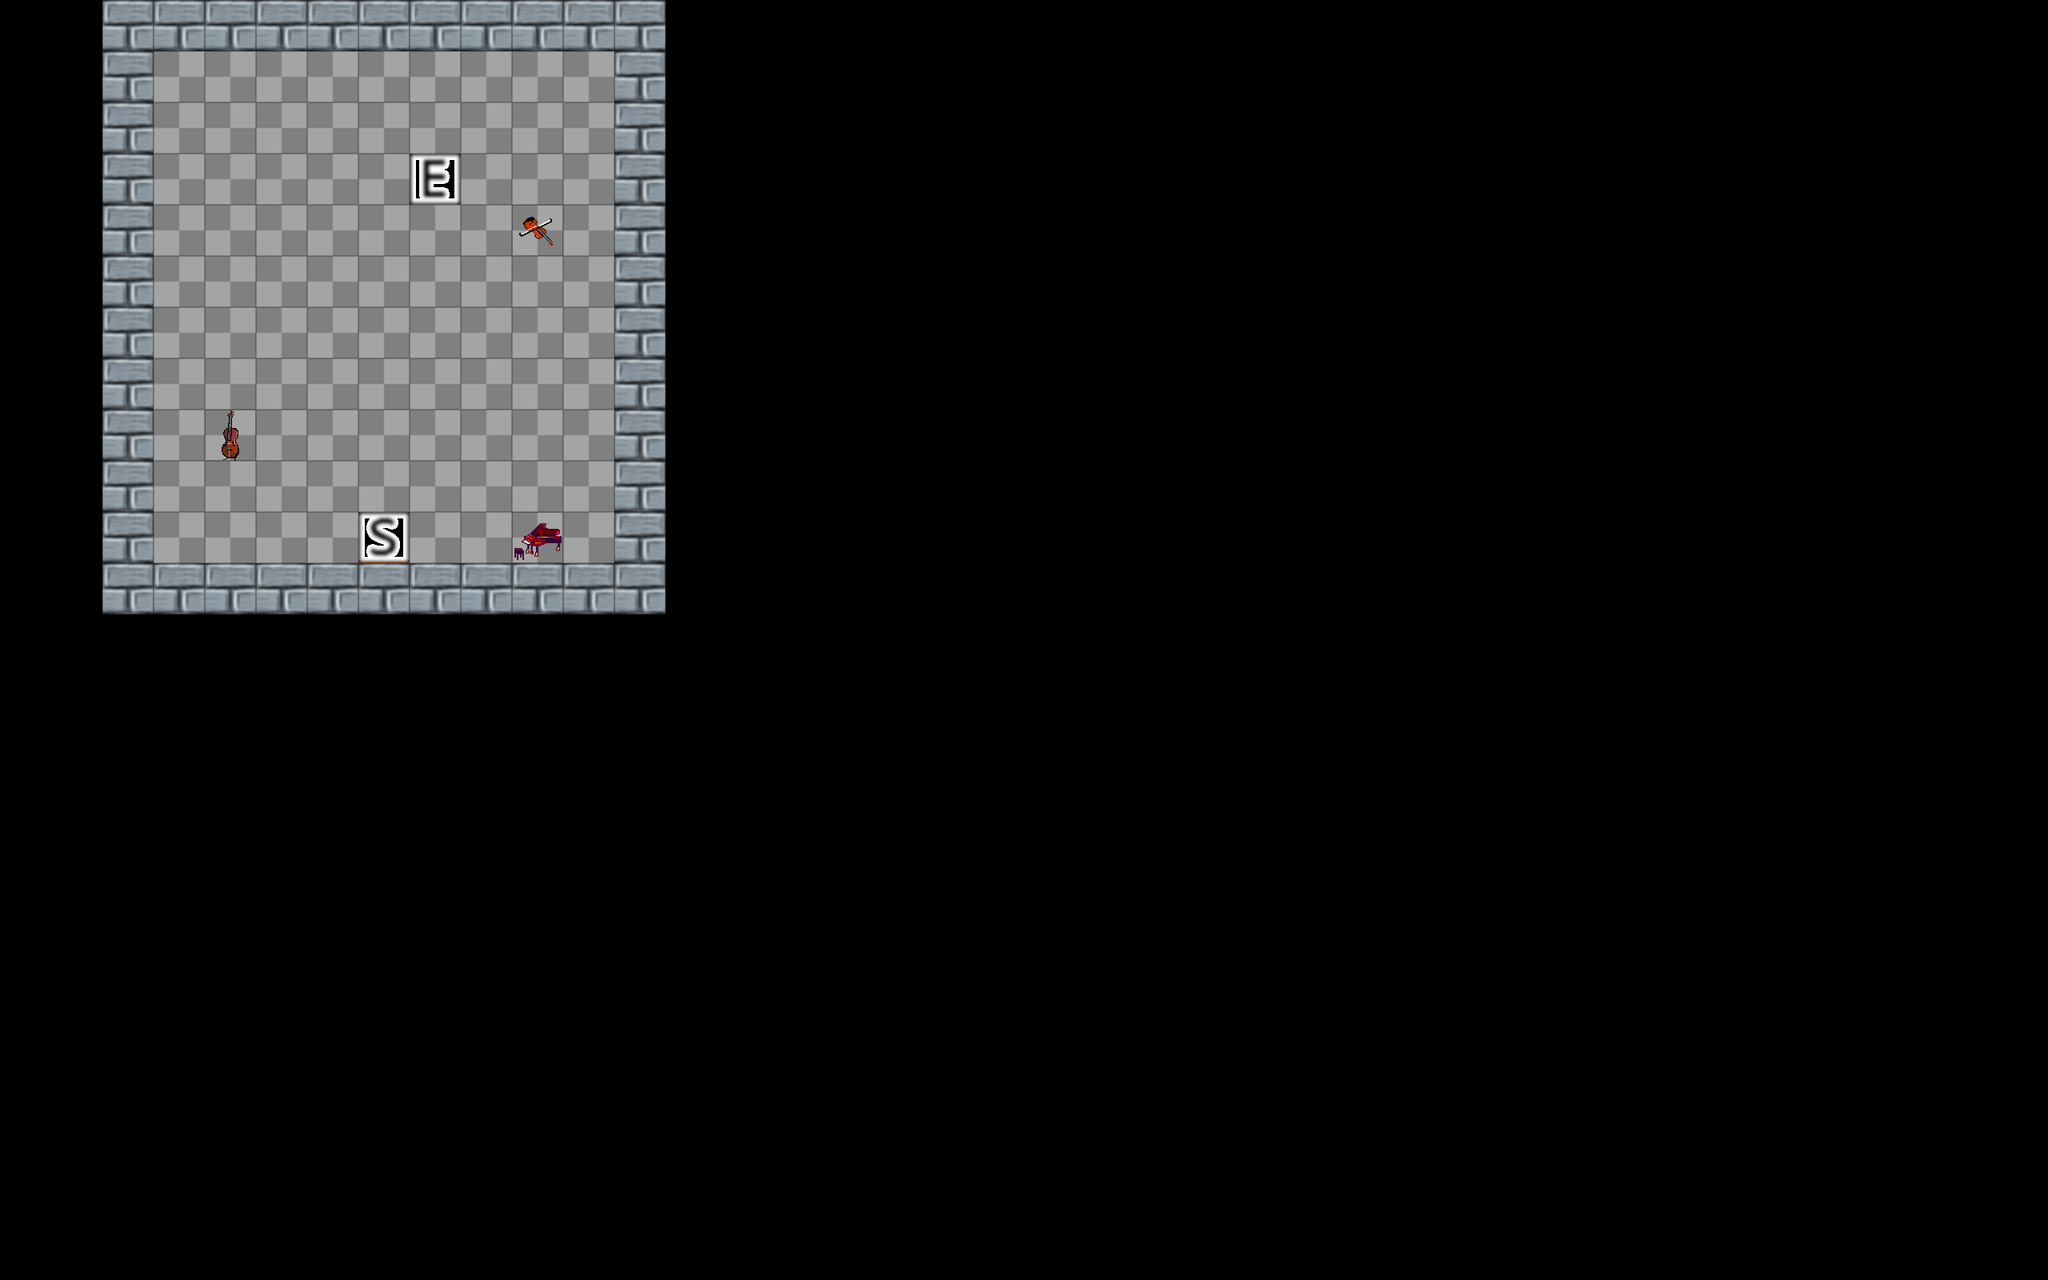

The image is a tile-based game level rendered from a .tmx file. Its description and source (layers, tilesets, objects; grid data summarised) follow:
An orthogonal 40x25 tile map with 64x64 px tiles, 2 tile layers (player, de), 3 tilesets.

<map version="1.0" orientation="orthogonal" width="40" height="25" tilewidth="64" tileheight="64">
 <tileset firstgid="1" name="test64" tilewidth="64" tileheight="64">
  <image source="../tilesets/test64.png" trans="ffffff" width="512" height="1024" />
  <terraintypes>
   <terrain name="wall" tile="90">
    <properties>
     <property name="wall" value="true" />
    </properties>
   </terrain>
  </terraintypes>
  <tile id="3" terrain="0,0,0,0">
   <properties>
    <property name="wall" value="true" />
   </properties>
  </tile>
  <tile id="72">
   <properties>
    <property name="player" value="ice-cave-entry" />
   </properties>
  </tile>
  <tile id="85">
   <properties>
    <property name="player" value="start" />
   </properties>
  </tile>
  <tile id="90" terrain="0,0,0,0">
   <properties>
    <property name="wall" value="true" />
   </properties>
  </tile>
 </tileset>
 <tileset firstgid="129" name="ice-cave" tilewidth="64" tileheight="64">
  <image source="../tilesets/ice-cave.png" width="1024" height="1024" />
  <tile id="9">
   <properties>
    <property name="wall" value="true" />
   </properties>
  </tile>
  <tile id="10">
   <properties>
    <property name="light" value="torch" />
   </properties>
  </tile>
  <tile id="11">
   <properties>
    <property name="wall" value="true" />
   </properties>
  </tile>
  <tile id="12">
   <properties>
    <property name="wall" value="true" />
   </properties>
  </tile>
  <tile id="13">
   <properties>
    <property name="beacon" value="off" />
    <property name="light" value="beacon" />
   </properties>
  </tile>
  <tile id="15">
   <properties>
    <property name="beacon" value="on" />
    <property name="light" value="beacon" />
   </properties>
  </tile>
  <tile id="22" terrain="0,0,0,0" />
  <tile id="40">
   <properties>
    <property name="player" value="from" />
   </properties>
  </tile>
  <tile id="67">
   <properties>
    <property name="wall" value="true" />
   </properties>
  </tile>
  <tile id="68">
   <properties>
    <property name="wall" value="true" />
   </properties>
  </tile>
  <tile id="69">
   <properties>
    <property name="wall" value="true" />
   </properties>
  </tile>
  <tile id="70">
   <properties>
    <property name="wall" value="true" />
   </properties>
  </tile>
  <tile id="71">
   <properties>
    <property name="wall" value="true" />
   </properties>
  </tile>
  <tile id="72">
   <properties>
    <property name="wall" value="true" />
   </properties>
  </tile>
  <tile id="73">
   <properties>
    <property name="wall" value="true" />
   </properties>
  </tile>
  <tile id="74">
   <properties>
    <property name="wall" value="true" />
   </properties>
  </tile>
  <tile id="75">
   <properties>
    <property name="wall" value="true" />
   </properties>
  </tile>
  <tile id="76">
   <properties>
    <property name="wall" value="true" />
   </properties>
  </tile>
  <tile id="77">
   <properties>
    <property name="wall" value="true" />
   </properties>
  </tile>
  <tile id="78">
   <properties>
    <property name="wall" value="true" />
   </properties>
  </tile>
  <tile id="80">
   <properties>
    <property name="wall" value="true" />
   </properties>
  </tile>
  <tile id="81">
   <properties>
    <property name="wall" value="true" />
   </properties>
  </tile>
  <tile id="82">
   <properties>
    <property name="wall" value="true" />
   </properties>
  </tile>
  <tile id="83">
   <properties>
    <property name="wall" value="true" />
   </properties>
  </tile>
  <tile id="84">
   <properties>
    <property name="wall" value="true" />
   </properties>
  </tile>
  <tile id="85">
   <properties>
    <property name="wall" value="true" />
   </properties>
  </tile>
  <tile id="88">
   <properties>
    <property name="wall" value="true" />
   </properties>
  </tile>
  <tile id="89">
   <properties>
    <property name="wall" value="true" />
   </properties>
  </tile>
  <tile id="90">
   <properties>
    <property name="wall" value="true" />
   </properties>
  </tile>
  <tile id="91">
   <properties>
    <property name="wall" value="true" />
   </properties>
  </tile>
  <tile id="92">
   <properties>
    <property name="wall" value="true" />
   </properties>
  </tile>
  <tile id="93">
   <properties>
    <property name="wall" value="true" />
   </properties>
  </tile>
  <tile id="98">
   <properties>
    <property name="player" value="to" />
   </properties>
  </tile>
  <tile id="114">
   <properties>
    <property name="wall" value="true" />
   </properties>
  </tile>
  <tile id="166">
   <properties>
    <property name="wall" value="true" />
   </properties>
  </tile>
  <tile id="176">
   <properties>
    <property name="wall" value="true" />
   </properties>
  </tile>
  <tile id="177">
   <properties>
    <property name="wall" value="true" />
   </properties>
  </tile>
  <tile id="178">
   <properties>
    <property name="wall" value="true" />
   </properties>
  </tile>
  <tile id="179">
   <properties>
    <property name="wall" value="true" />
   </properties>
  </tile>
  <tile id="182">
   <properties>
    <property name="wall" value="true" />
   </properties>
  </tile>
  <tile id="255">
   <properties>
    <property name="invisible" value="true" />
   </properties>
  </tile>
 </tileset>
 <tileset firstgid="385" source="../tilesets/instruments.tsx" />
 <layer name="player" width="40" height="25">
  <data>[1000 cells, 1000 non-empty, 5 distinct tile ids]</data>
 </layer>
 <layer name="de" width="40" height="25">
  <data>[1000 cells, 3 non-empty, 3 distinct tile ids]</data>
 </layer>
 <imagelayer name="Image Layer 1" width="40" height="25" />
</map>
